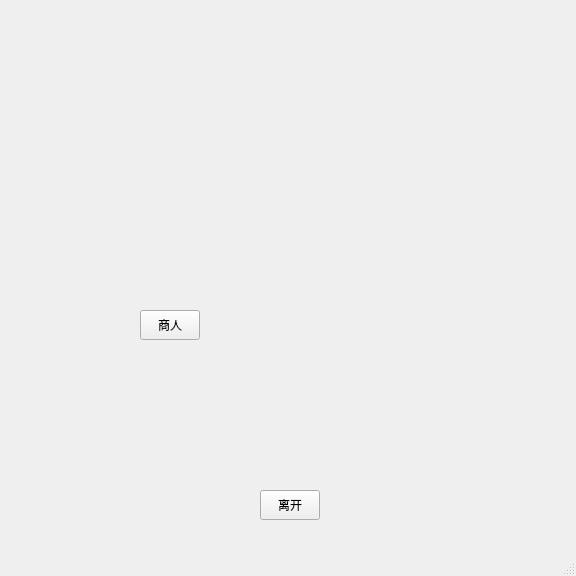
<?xml version="1.0" encoding="UTF-8"?>
<ui version="4.0">
 <class>shop</class>
 <widget class="QMainWindow" name="shop">
  <property name="geometry">
   <rect>
    <x>0</x>
    <y>0</y>
    <width>576</width>
    <height>576</height>
   </rect>
  </property>
  <property name="windowTitle">
   <string>MainWindow</string>
  </property>
  <widget class="QWidget" name="centralwidget">
   <widget class="QPushButton" name="quit">
    <property name="geometry">
     <rect>
      <x>260</x>
      <y>490</y>
      <width>60</width>
      <height>30</height>
     </rect>
    </property>
    <property name="text">
     <string>离开</string>
    </property>
   </widget>
   <widget class="QWidget" name="businessman" native="true">
    <property name="geometry">
     <rect>
      <x>100</x>
      <y>340</y>
      <width>150</width>
      <height>150</height>
     </rect>
    </property>
   </widget>
   <widget class="QPushButton" name="busbutton">
    <property name="geometry">
     <rect>
      <x>140</x>
      <y>310</y>
      <width>60</width>
      <height>30</height>
     </rect>
    </property>
    <property name="text">
     <string>商人</string>
    </property>
   </widget>
  </widget>
  <widget class="QMenuBar" name="menubar">
   <property name="geometry">
    <rect>
     <x>0</x>
     <y>0</y>
     <width>576</width>
     <height>25</height>
    </rect>
   </property>
  </widget>
  <widget class="QStatusBar" name="statusbar"/>
 </widget>
 <resources/>
 <connections/>
</ui>
